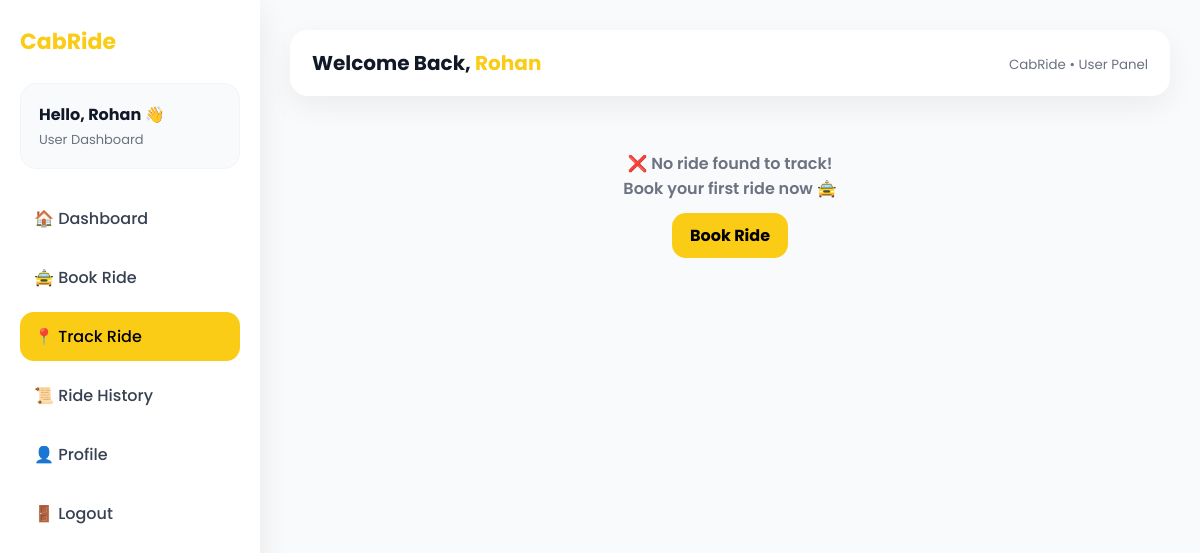
The app's page /User/track_ride.php (signed in), older data.
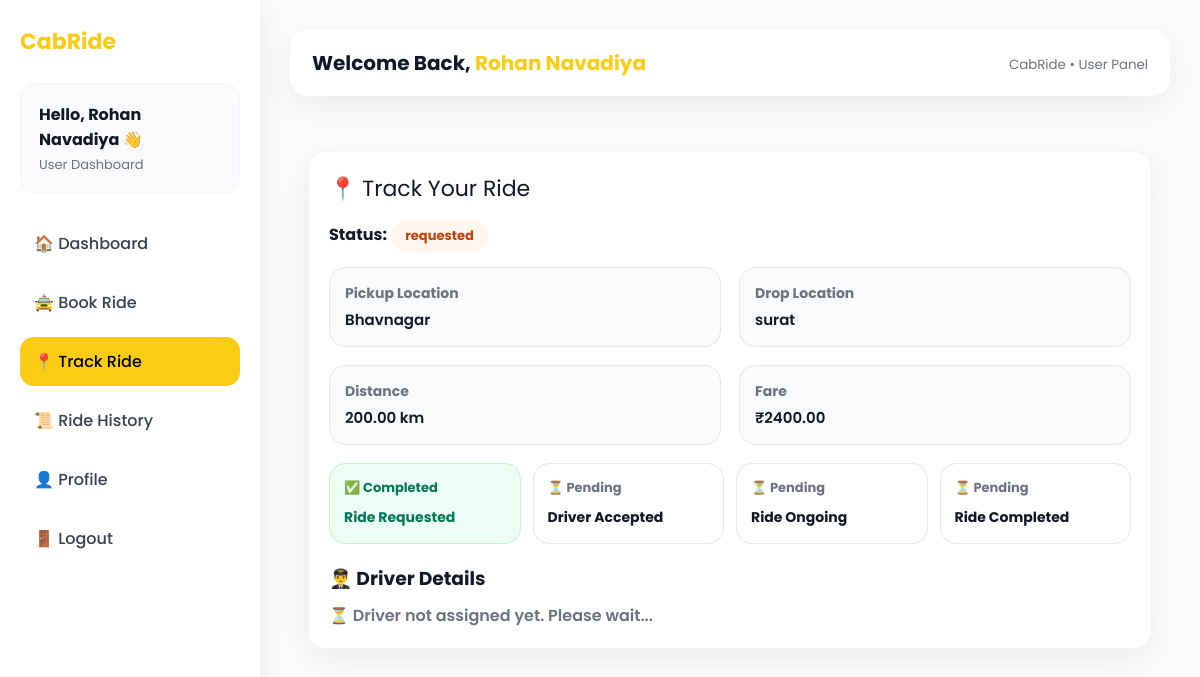
The same page, newer data.
### tables this page shows
CREATE TABLE `bookings` (
  `id` int(11) NOT NULL,
  `user_id` int(11) NOT NULL,
  `driver_id` int(11) DEFAULT NULL,
  `pickup_location` varchar(255) NOT NULL,
  `drop_location` varchar(255) NOT NULL,
  `distance_km` decimal(6,2) NOT NULL,
  `fare` decimal(10,2) NOT NULL,
  `status` enum('requested','accepted','ongoing','completed','cancelled') DEFAULT 'requested',
  `booking_time` timestamp NOT NULL DEFAULT current_timestamp(),
  `cancel_reason` varchar(200) DEFAULT NULL
);

### User/track_ride.php (the view, shortened to what this page needs)
<?php
include("../config/db.php");
$user_name = $_SESSION['user_name'];
if (!isset($_SESSION['user_id'])) { ?>
<?php }
$user_id = $_SESSION['user_id'];
$sql = "SELECT
    b.booking_time,
    b.status,
    b.pickup_location,
    b.drop_location,
    b.distance_km,
    b.fare,
    b.driver_id
FROM bookings b
WHERE b.user_id = $user_id
AND b.status NOT IN ('completed', 'cancelled')
ORDER BY b.booking_time;
";
$result = mysqli_query($link, $sql);
?>
<!DOCTYPE html>
<html lang="en">
<head>
</head>
<body>
    <div class="wrapper">
        <div class="sidebar">
            <div class="brand">CabRide</div>
            <div class="profile-box">
                <h3>Hello, <?= $user_name; ?> 👋</h3>
                <p>User Dashboard</p>
            </div>
            <div class="menu">
                <a href="dashboard.php">🏠 Dashboard</a>
                <a href="book_ride.php">🚖 Book Ride</a>
                <a class="active" href="track_ride.php">📍 Track Ride</a>
                <a href="ride_history.php">📜 Ride History</a>
                <a href="profile.php">👤 Profile</a>
                <a href="logout.php">🚪 Logout</a>
            </div>
        </div>
        <div class="main">
            <div class="topbar">
                <h2>Welcome Back, <span><?= $user_name; ?></span></h2>
                <div>
                    <small style="color:#6b7280;">CabRide • User Panel</small>
                </div>
            </div>
            <?php if (mysqli_num_rows($result) > 0) {
                while ($row = mysqli_fetch_assoc($result)) {
                    extract($row);
                    $step1 = true;
                    $step2 = in_array($status, ['accepted', 'ongoing', 'completed']);
                    $step3 = in_array($status, ['ongoing', 'completed']);
                    $step4 = ($status == 'completed');
            ?>
                    <div class="container">
                        <div class="box">
                            <div class="title">📍 Track Your Ride</div>
                            <p style="margin-bottom:12px;">
                                <b>Status:</b>
                                <span class="badge <?= $status; ?>">
                                    <?= $status; ?>
                                </span>
                            </p>
                            <div class="grid">
                                <div class="info">
                                    <h4>Pickup Location</h4>
                                    <p><?= $pickup_location; ?></p>
                                </div>
                                <div class="info">
                                    <h4>Drop Location</h4>
                                    <p><?= $drop_location; ?></p>
                                </div>
                                <div class="info">
                                    <h4>Distance</h4>
                                    <p><?= $distance_km; ?> km</p>
                                </div>
                                <div class="info">
                                    <h4>Fare</h4>
                                    <p>₹<?= $fare; ?></p>
                                </div>
                            </div>
                            <div class="steps">
                                <div class="step <?= $step1 ? 'done' : '' ?>">
                                    <span><?= $step1 ? '✅ Completed' : '⏳ Pending' ?></span>
                                    <strong>Ride Requested</strong>
                                </div>
                                <div class="step <?= $step2 ? 'done' : '' ?>">
                                    <span><?= $step2 ? '✅ Completed' : '⏳ Pending' ?></span>
                                    <strong>Driver Accepted</strong>
                                </div>
                                <div class="step <?= $step3 ? 'done' : '' ?>">
                                    <span><?= $step3 ? '✅ Completed' : '⏳ Pending' ?></span>
                                    <strong>Ride Ongoing</strong>
                                </div>
                                <div class="step <?= $step4 ? 'done' : '' ?>">
                                    <span><?= $step4 ? '✅ Completed' : '⏳ Pending' ?></span>
                                    <strong>Ride Completed</strong>
                                </div>
                            </div>
                            <div style="margin-top:20px;">
                                <h3 style="margin-bottom:10px;">👨‍✈️ Driver Details</h3>
                                <?php if (!empty($driver_id)) {
                                    $sql = "select full_name,mobile,vehicle_type from drivers where id=$driver_id";
                                    $result = mysqli_query($link, $sql) or die(mysqli_error($link));
                                    $row = mysqli_fetch_assoc($result);
                                    extract($row);
                                ?>
                                    <div class="grid">
                                        <div class="info">
                                            <h4>Driver Name</h4>
                                            <p><?= $full_name; ?></p>
                                        </div>
                                        <div class="info">
                                            <h4>Driver Mobile</h4>
                                            <p><?= $mobile; ?></p>
                                        </div>
                                        <div class="info">
                                            <h4>Vehicle Type</h4>
                                            <p><?= $vehicle_type; ?></p>
                                        </div>
                                        <div class="info">
                                            <h4>Booking Time</h4>
                                            <p><?= $booking_time; ?></p>
                                        </div>
                                    </div>
                                <?php } else { ?>
                                    <p style="color:#6b7280;font-weight:600;">
                                        ⏳ Driver not assigned yet. Please wait...
                                    </p>
                                <?php } ?>
                            </div>
                        </div>
                    </div>
                <?php }
            } else { ?>
                <div class="no-ride">
                    ❌ No ride found to track! <br>
                    Book your first ride now 🚖
                    <br>
                    <a href="book_ride.php" class="btn">Book Ride</a>
                </div>
            <?php } ?>
        </div>
    </div>
</body>
</html>

### User/track_ride.php (style rules this page uses)
* { margin: 0; padding: 0; box-sizing: border-box; font-family: 'Poppins', sans-serif; }
body { background: #f9fafb; color: #111827; }
.wrapper { display: flex; min-height: 100vh; }
.sidebar { width: 260px; background: #fff; box-shadow: 0 10px 30px rgba(0, 0, 0, 0.08); padding: 25px 20px; position: sticky; top: 0; height: 100vh; }
.brand { font-size: 22px; font-weight: 700; color: #facc15; margin-bottom: 25px; }
.profile-box { background: #f9fafb; border-radius: 16px; padding: 18px; margin-bottom: 25px; border: 1px solid #f1f5f9; }
.profile-box h3 { font-size: 16px; margin-bottom: 3px; }
.profile-box p { font-size: 13px; color: #6b7280; }
.main { flex: 1; padding: 30px; }
.topbar { background: #fff; padding: 18px 22px; border-radius: 18px; box-shadow: 0 10px 30px rgba(0, 0, 0, 0.06); display: flex; align-items: center; justify-content: space-between; margin-bottom: 25px; }
.topbar h2 { font-size: 20px; }
.topbar span { color: #facc15; font-weight: 700; }
.menu a { display: flex; align-items: center; gap: 12px; padding: 12px 14px; border-radius: 14px; text-decoration: none; color: #374151; font-weight: 500; margin-bottom: 10px; transition: 0.25s; }
.menu a.active { background: #facc15; color: #000; }
.container { max-width: 1100px; margin: auto; padding: 30px 18px; }
.box { background: #fff; padding: 20px; border-radius: 18px; box-shadow: 0 10px 30px rgba(0, 0, 0, 0.06); border: 1px solid #f1f5f9; }
.title { font-size: 22px; margin-bottom: 15px; }
.badge { padding: 6px 14px; border-radius: 999px; font-size: 13px; font-weight: 700; display: inline-block; }
.requested { background: #fff7ed; color: #c2410c; }
.grid { display: grid; grid-template-columns: 1fr 1fr; gap: 18px; margin-top: 15px; }
.info { background: #f9fafb; border: 1px solid #e5e7eb; border-radius: 16px; padding: 15px; }
.info h4 { font-size: 14px; color: #6b7280; margin-bottom: 4px; }
.info p { font-size: 15px; font-weight: 600; }
.steps { margin-top: 18px; display: grid; grid-template-columns: repeat(auto-fit, minmax(180px, 1fr)); gap: 12px; }
.step { border-radius: 16px; padding: 14px; background: #fff; border: 1px solid #e5e7eb; }
.step span { font-size: 13px; font-weight: 700; color: #6b7280; display: block; margin-bottom: 6px; }
.step strong { font-size: 14px; }
.step.done { border: 1px solid #bbf7d0; background: #ecfdf5; }
.step.done span { color: #047857; }
.step.done strong { color: #047857; }
.no-ride { text-align: center; padding: 30px 15px; color: #6b7280; font-weight: 600; }
.btn { display: inline-block; margin-top: 12px; background: #facc15; color: #000; text-decoration: none; padding: 10px 18px; border-radius: 14px; font-weight: 700; }

Row changes from the older to the newer data that the page shows:
added bookings: status "requested", pickup_location "Bhavnagar", drop_location "surat", distance_km "200.00", fare "2400.00", shows "⏳ Pending"
Text that changed along with them:
$user_name: "Rohan" → "Rohan Navadiya"
text no longer shown: "❌ No ride found to track! Book your first ride now 🚖 Book Ride"
